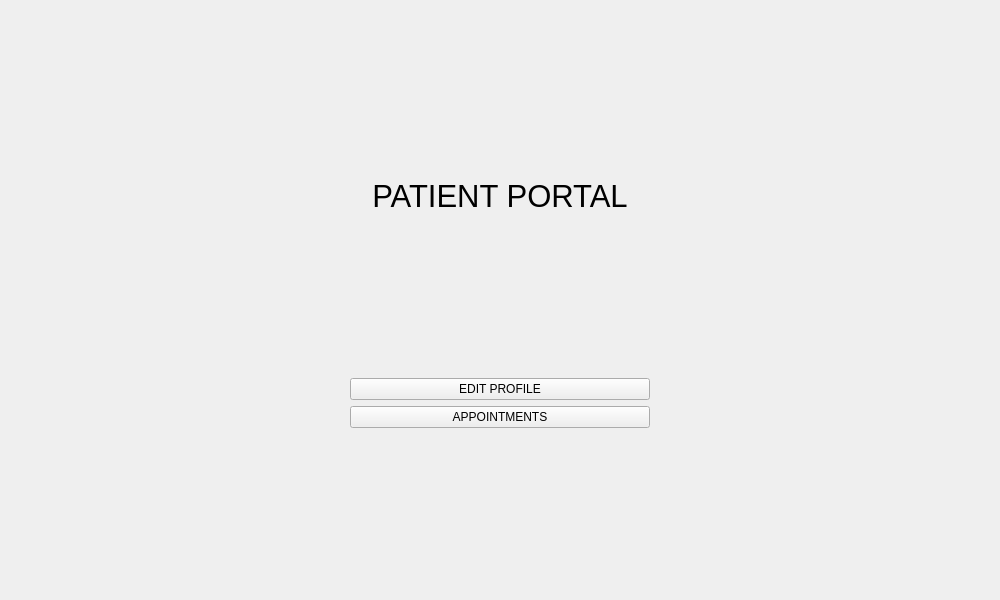
<?xml version="1.0" encoding="UTF-8"?>
<ui version="4.0">
 <class>Frame</class>
 <widget class="QFrame" name="Frame">
  <property name="geometry">
   <rect>
    <x>0</x>
    <y>0</y>
    <width>1000</width>
    <height>600</height>
   </rect>
  </property>
  <property name="minimumSize">
   <size>
    <width>1000</width>
    <height>600</height>
   </size>
  </property>
  <property name="maximumSize">
   <size>
    <width>10000</width>
    <height>16777215</height>
   </size>
  </property>
  <property name="windowTitle">
   <string>Frame</string>
  </property>
  <layout class="QGridLayout" name="gridLayout">
   <item row="0" column="0">
    <widget class="QWidget" name="widget" native="true">
     <layout class="QVBoxLayout" name="verticalLayout_3">
      <item>
       <widget class="QLabel" name="label">
        <property name="maximumSize">
         <size>
          <width>16777215</width>
          <height>50</height>
         </size>
        </property>
        <property name="font">
         <font>
          <pointsize>23</pointsize>
         </font>
        </property>
        <property name="text">
         <string>PATIENT PORTAL</string>
        </property>
        <property name="alignment">
         <set>Qt::AlignmentFlag::AlignCenter</set>
        </property>
       </widget>
      </item>
      <item>
       <layout class="QGridLayout" name="gridLayout_2">
        <item row="0" column="0">
         <widget class="QPushButton" name="edit_profile_button">
          <property name="maximumSize">
           <size>
            <width>10000</width>
            <height>16777215</height>
           </size>
          </property>
          <property name="text">
           <string>EDIT PROFILE</string>
          </property>
         </widget>
        </item>
        <item row="1" column="0">
         <widget class="QPushButton" name="appointment_button">
          <property name="maximumSize">
           <size>
            <width>300</width>
            <height>16777215</height>
           </size>
          </property>
          <property name="text">
           <string>APPOINTMENTS</string>
          </property>
         </widget>
        </item>
       </layout>
      </item>
     </layout>
    </widget>
   </item>
  </layout>
 </widget>
 <resources/>
 <connections/>
</ui>
